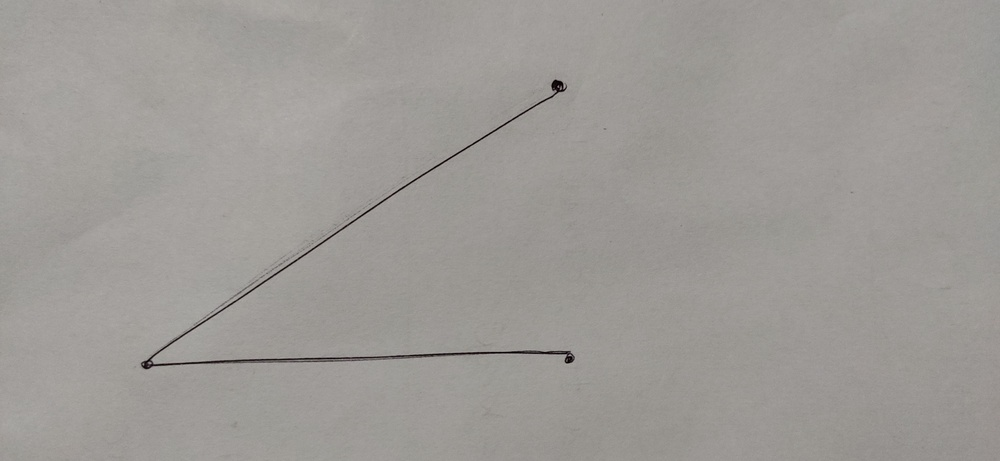
#> input picture a.jpg, 1000 x 461 px, shrunk from 4000 x 1844 before the run
$ jupyter execute Gaussian_filter.ipynb
#> lines starting #> are read from the running program, lines starting #| are printed output that depends on the picture
[cell 1]
import cv2
import numpy as np
import matplotlib.pyplot as plt

# Steps:

1) Read image

2) Create a matrix of the same shape as the image

3) Create a noise matrix with  [Mean = 0] and [S.D = 20]

4) Overalp  Image matrix and noise matrix to get a smoothened image.

5) Fin :))

[cell 2]
image = cv2.imread("a.jpg")
#> image is the input picture: shape (461, 1000, 3); mean B, G, R 150.5, 154.2, 157.6

dst = np.empty_like(image)

noise = cv2.randn(dst,(0,0,0),(20,20,20))
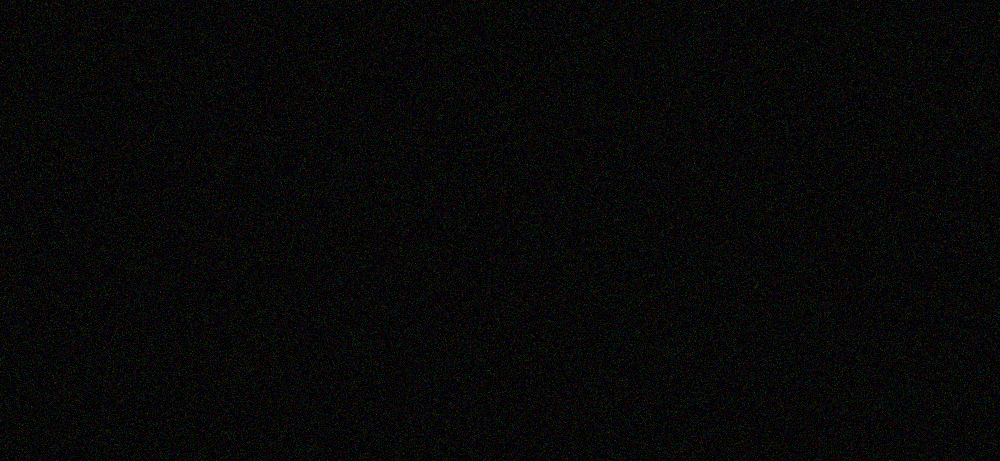
#> dst: shape (461, 1000, 3); mean of channels 0, 1, 2 8, 8, 8; drawn as B, G, R
img_noise = cv2.addWeighted(image,0.7,noise,0.3,0)
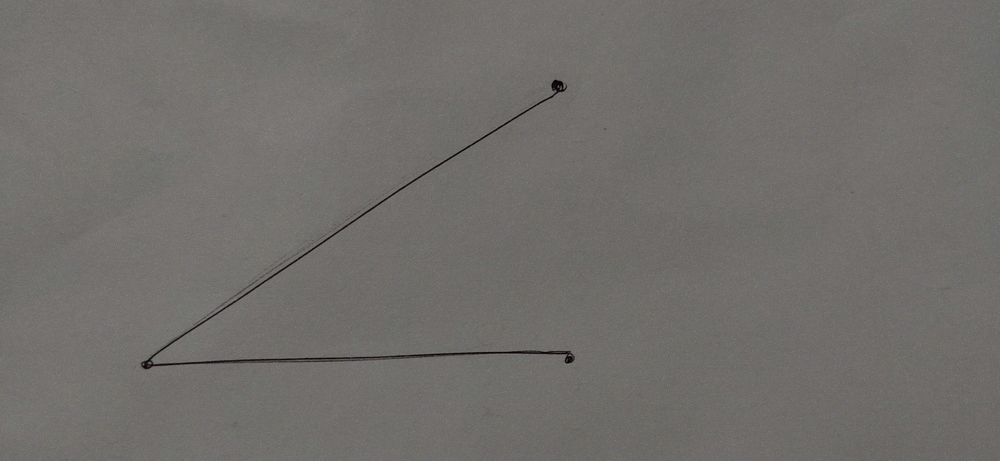
#> img_noise: shape (461, 1000, 3); mean B, G, R 107.7, 110.3, 112.7
